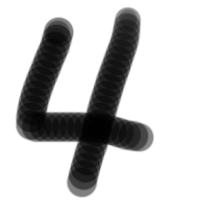
#> input picture data/4.png, 200 x 200 px
$ jupyter execute MNIST.ipynb   (shell and % lines are left out)   (older library calls are emulated)
#> lines starting #> are read from the running program, lines starting #| are printed output that depends on the picture
<a href="https://colab.research.google.com/github/nowkoai/mnist0317/blob/main/MNIST.ipynb" target="_parent"></a>

# MNIST / 画像から数字を予測しよう**

## 1　データを準備する

「手書き数字のサンプルデータ」を読み込んで、中身を確認： リスト5.1

[cell 1]
import pandas as pd
from sklearn.datasets import load_digits

# データを読み込む
digits = load_digits()
# 中身を確認
print(digits)

| データ名 | 内容 |
| - | - |
| data | 学習用画像データ |
| target | その画像データに対応する番号 |
| target_names | そのtargetの番号が何の数字か |
| images | 画像データを8x8に並べて見やすくしたもの |
| DESCR | このデータセットの説明文 |

データフレームを読み込む： リスト5.2

[cell 2]
df = pd.DataFrame(digits.data)
df

targetの番号がなんの数字かを確認する： リスト5.3

[cell 3]
print(digits.target_names)

先頭10行の画像データに対応するtargetの番号を確認する： リスト5.4

[cell 4]
for i in range(10):
    print(digits.target[i])

先頭10行のdataを画像で確認する：　リスト5.5

[cell 5]
import matplotlib.pyplot as plt

for i in range(10):
    #　縦に10個並べる
    plt.subplot(10, 1, i + 1)
    plt.axis("off")
    plt.title(digits.target[i])
    plt.imshow(digits.data[i:i+1], cmap="Greys")
plt.show()
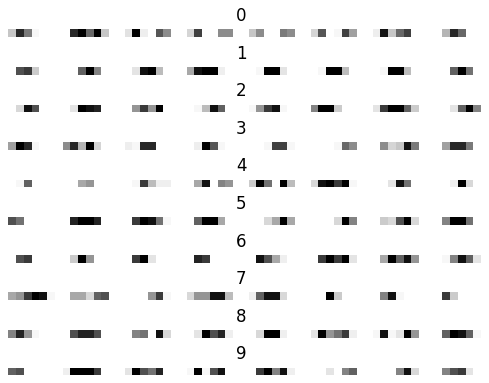
#> figure drawn by matplotlib, 10 panels

先頭10行のdataを8x8に変換したtargetを画像で確認する： リスト5.6

[cell 6]
for i in range(10):
    #　横に10個並べる
    plt.subplot(1, 10, i + 1)
    plt.axis("off")
    plt.title(digits.target[i])
    plt.imshow(digits.images[i], cmap="Greys")
plt.show()
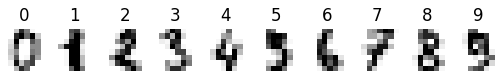
#> figure drawn by matplotlib, 10 panels

## 2　学習データを準備する

データを学習用とテスト用に分割して、個数を確認： リスト5.7

[cell 7]
from sklearn.model_selection import train_test_split

X = digits.data
y = digits.target

#　データを分割する
X_train, X_test, y_train, y_test = train_test_split(X, y, random_state=0)
print("train=", len(X_train))
print("test=", len(X_test))

## 3　学習させる

学習させて、正解率を確認： リスト5.8

[cell 8]
from sklearn import svm
from sklearn.metrics import accuracy_score

# ガウスカーネル法のSVMで学習モデルを作る（訓練データで）
model = svm.SVC(kernel="rbf", gamma=0.001)
model.fit(X_train, y_train)

# 正解率を調べる（テストデータで）
pred = model.predict(X_test)
score = accuracy_score(y_test, pred)
print("正解率:", score*100, "%")

## 4 予測させる

読み込んだ画像を描画して確認： リスト5.9

[cell 9]
from PIL import Image
import matplotlib.pyplot as plt

image = Image.open("./data/4.png").convert("L")

plt.imshow(image, cmap="gray")
plt.show()

8x8の画像に変換： リスト5.10

[cell 10]
image = image.resize((8, 8), Image.ANTIALIAS)
plt.imshow(image, cmap="gray")
plt.show()
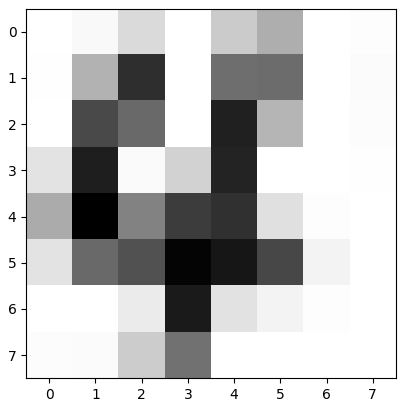
#> figure drawn by matplotlib, 1 panel

8×8の画像の色の濃さを数値化して確認: リスト5.11

[cell 11]
import numpy as np
img = np.asarray(image, dtype=float)
print(img)
#| [[255. 249. 219. 255. 205. 178. 255. 253.]
#|  [254. 181.  56. 255. 117. 115. 255. 251.]
#|  [255.  82. 112. 255.  44. 184. 255. 252.]
#|  [228.  41. 250. 212.  46. 255. 255. 254.]
#|  [175.  12. 136.  69.  59. 225. 253. 255.]
#|  [228. 112.  89.  16.  33.  80. 244. 255.]
#|  [255. 255. 236.  37. 227. 244. 253. 255.]
#|  [252. 251. 206. 120. 255. 255. 255. 255.]]

0〜255を 16.0〜0.0に変換： リスト5.12

[cell 12]
img = 16 - np.floor(17*img/256)
print(img)
#| [[ 0.  0.  2.  0.  3.  5.  0.  0.]
#|  [ 0.  4. 13.  0.  9.  9.  0.  0.]
#|  [ 0. 11.  9.  0. 14.  4.  0.  0.]
#|  [ 1. 14.  0.  2. 13.  0.  0.  0.]
#|  [ 5. 16.  7. 12. 13.  2.  0.  0.]
#|  [ 1.  9. 11. 15. 14. 11.  0.  0.]
#|  [ 0.  0.  1. 14.  1.  0.  0.  0.]
#|  [ 0.  0.  3.  9.  0.  0.  0.  0.]]

2次元配列を1次元配列に変換： リスト5.13

[cell 13]
img = img.flatten()
#> img = 64 values, max 16 at index 33, min 0 at index 0, mean 4.02
print(img)
#| [ 0.  0.  2.  0.  3.  5.  0.  0.  0.  4. 13.  0.  9.  9.  0.  0.  0. 11.
#|   9.  0. 14.  4.  0.  0.  1. 14.  0.  2. 13.  0.  0.  0.  5. 16.  7. 12.
#|  13.  2.  0.  0.  1.  9. 11. 15. 14. 11.  0.  0.  0.  0.  1. 14.  1.  0.
#|   0.  0.  0.  0.  3.  9.  0.  0.  0.  0.]

ここで、もともとの画像データのフォーマットを確認しておく： リスト5.14

[cell 14]
print(digits.data[0:1])

データを渡して予測： リスト5.15

[cell 15]
predict = model.predict([img])
#> predict = [4]
print("予測=",predict)

6.png を読み込んで予測： リスト5.16

[cell 16]
image = Image.open("./data/6.png").convert('L')
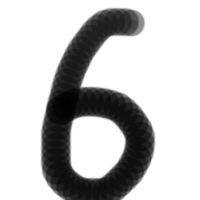
#> input picture data/6.png, 200 x 200 px
image = image.resize((8, 8), Image.ANTIALIAS)
img = np.asarray(image, dtype=float)
img = 16 - np.floor(17*img/256)
img = img.flatten()
#> img = 64 values, max 16 at index 34, min 0 at index 0, mean 4.17

predict = model.predict([img])
#> predict = [6]
print("予測=",predict)

plt.imshow(image, cmap="gray")
plt.show()
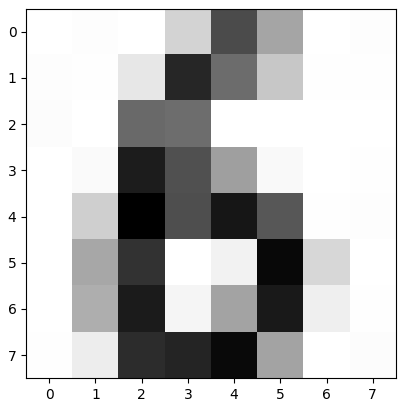
#> figure drawn by matplotlib, 1 panel

## ※ 教師なし学習を利用して、 データをイメージしよう

 「64個の説明変数を持つ学習データ」を、3個の説明変数に減らして、3D散布図で描画： リスト5.17

[cell 17]
from sklearn.datasets import load_digits
from sklearn import decomposition
from mpl_toolkits.mplot3d import Axes3D

digits = load_digits()
X = digits.data
y = digits.target

# 0〜9の色名を用意する
numbercolor = ["BLACK","BROWN","RED","DARKORANGE","GOLD",
               "GREEN","BLUE","PURPLE","GRAY","SKYBLUE"]
# yの値を色名に変えて、colorsリストを作る
colors = []
for i in y:
	colors.append(numbercolor[i])

# 主成分分析で、64個の特徴量を3個へと次元を減らす
pca = decomposition.PCA(n_components=3)
features3 = pca.fit_transform(X)

# 3個へ減らしたデータ（features3)で、データフレームを作る
df = pd.DataFrame(features3)

# 3D散布図の準備
fig = plt.figure(figsize=(12, 12))
ax = fig.add_subplot(projection='3d')
# 3個の特徴量をX,Y,Zにして、各点の数字に対応する色で散布図を描画
ax.scatter(df[0], df[1], df[2], color=colors)

# 数字がどの色かの見本を描画
ty = 0
for col in numbercolor:
    ax.text(50, 30, 30-ty*5, str(ty), size=20, color=col)
    ty+=1
plt.show()
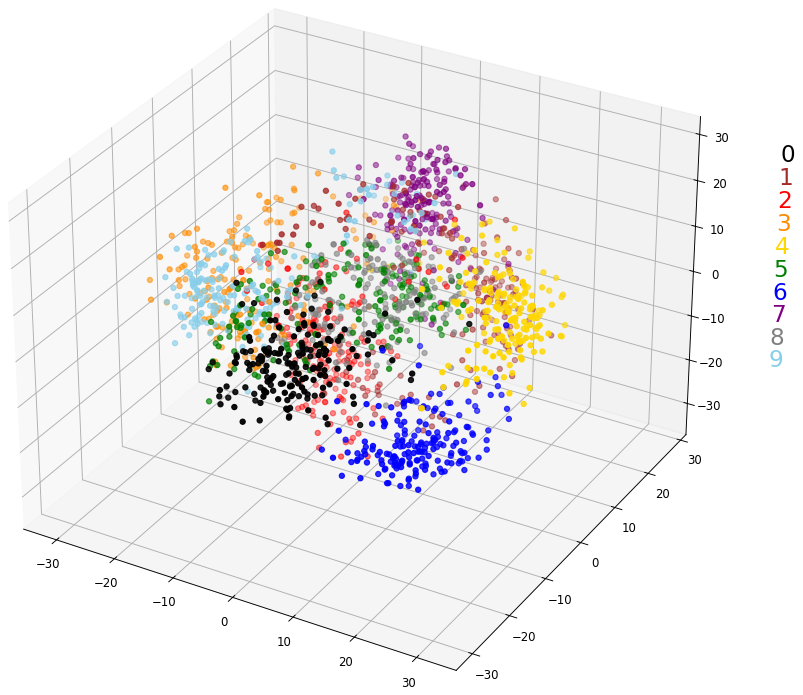
#> figure drawn by matplotlib, 1 panel

視点を変えて描画: リスト5.18

[cell 18]
#　視点を変えて描画
fig = plt.figure(figsize=(12, 12))
ax = fig.add_subplot(projection='3d')
# 各点の数字に対応する色で散布図を描画
ax.scatter(df[0], df[1], df[2], color=colors)

#　数字がどの色かの見本を描画
ty = 0
for col in numbercolor:
    ax.text(-30+ty*5, 40, 30, str(ty), size=20, color=col)
    ty+=1
ax.view_init(90,0)
plt.show()
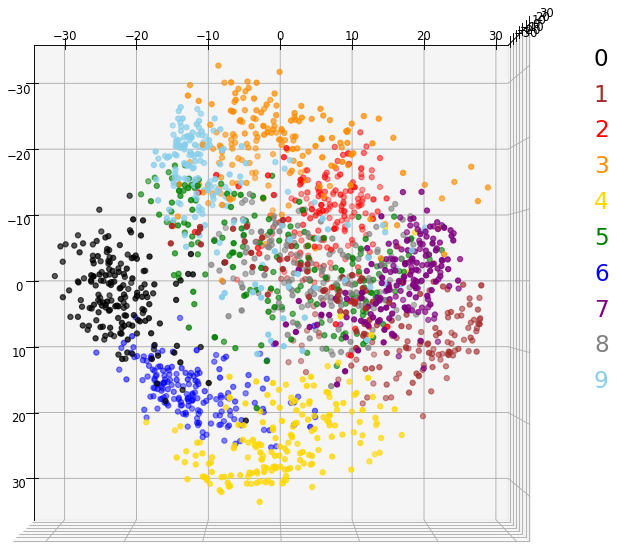
#> figure drawn by matplotlib, 1 panel
